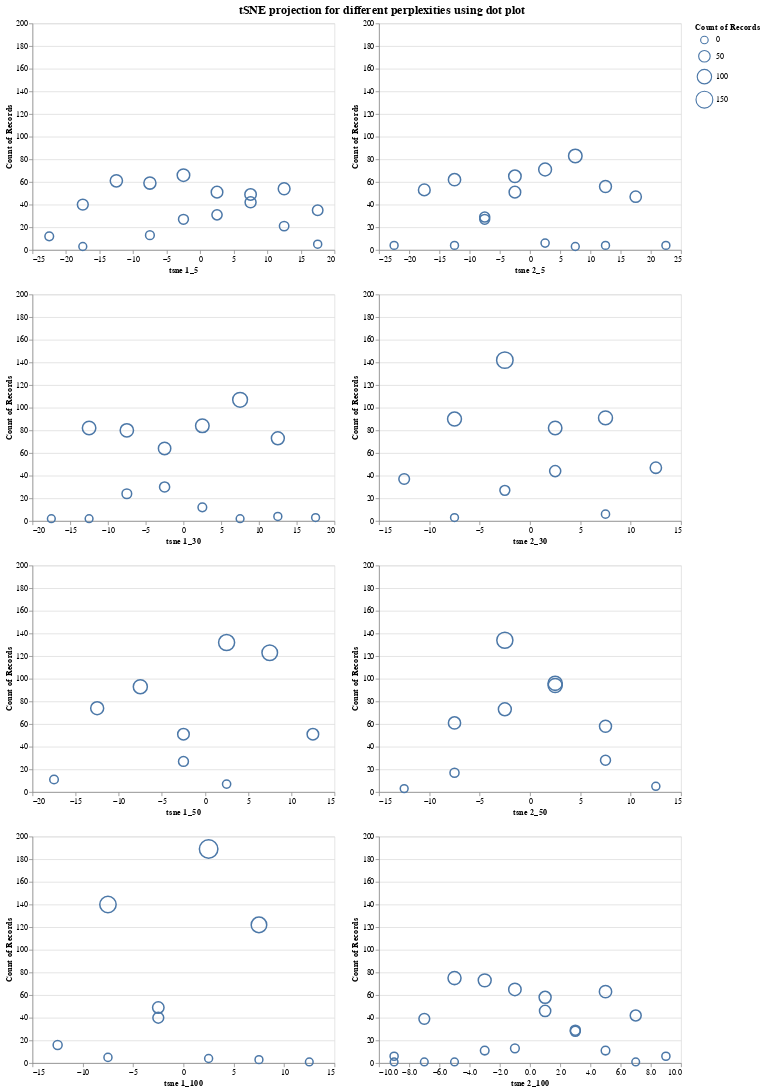

Write notebook code for a chart like this one.
### Markdown cell above
<font size="+3" color="grey"><b>1. One Dimension </b></font><br><a id="1"></a>
<a href="#top" class="btn-xs btn-danger" role="button" aria-pressed="true" style="color:white" data-toggle="popover">Go back to the TOP</a>

<font size="+2" color="grey"><b>1.1 Dot plot  </b></font><br><a id="1.1"></a>
<a href="#top" class="btn-xs btn-danger" role="button" aria-pressed="true" style="color:white" data-toggle="popover">Go back to the TOP</a>

From the taxanomy, plotting Dot plot
- Dimension: D = 1
- Data abstraction: one numeric variable
- Encoding: position (x-axis), points, size
- Interaction: tooltip
- Layout: Juxtaposition (vertical and horizontal concatenation)

### Code cell
base = alt.Chart(tsne_para).encode()

pca_scatter_bin_5 = base.mark_point().encode(
    x=alt.X('tsne1_5:Q', bin=True, title="tsne 1_5"),
    y=alt.Y('count():Q', scale=alt.Scale(domain=[0, 200])),
    size='count()',
    tooltip=['diagnosis', 'count()'],
    #opacity=alt.condition(selection, alt.value(1), alt.value(0.2))
)

pca_scatter_bin2_5 = base.mark_point().encode(
    x=alt.X('tsne2_5:Q', bin=True, title="tsne 2_5"),
    y=alt.Y('count():Q', scale=alt.Scale(domain=[0, 200])),
    size='count()',
    tooltip=['diagnosis', 'count()'],
    #opacity=alt.condition(selection, alt.value(1), alt.value(0.2))
)

pca_scatter_bin_30 = base.mark_point().encode(
    x=alt.X('tsne1_30:Q', bin=True, title="tsne 1_30"),
    y=alt.Y('count():Q', scale=alt.Scale(domain=[0, 200])),
    size='count()',
    tooltip=['diagnosis', 'count()'],
    #opacity=alt.condition(selection, alt.value(1), alt.value(0.2))
)

pca_scatter_bin2_30 = base.mark_point().encode(
    x=alt.X('tsne2_30:Q', bin=True, title="tsne 2_30"),
    y=alt.Y('count():Q', scale=alt.Scale(domain=[0, 200])),
    size=alt.Size('count()', scale=alt.Scale(range=[100, 600])),
    tooltip=['diagnosis', 'count()'],
    #opacity=alt.condition(selection, alt.value(1), alt.value(0.2))
)

pca_scatter_bin_50 = base.mark_point().encode(
    x=alt.X('tsne1_50:Q', bin=True, title="tsne 1_50"),
    y=alt.Y('count():Q', scale=alt.Scale(domain=[0, 200])),
    size='count()',
    tooltip=['diagnosis', 'count()'],
    #opacity=alt.condition(selection, alt.value(1), alt.value(0.2))
)

pca_scatter_bin2_50 = base.mark_point().encode(
    x=alt.X('tsne2_50:Q', bin=True, title="tsne 2_50"),
    y=alt.Y('count():Q', scale=alt.Scale(domain=[0, 200])),
    size=alt.Size('count()', scale=alt.Scale(range=[100, 600])),
    tooltip=['diagnosis', 'count()'],
    #opacity=alt.condition(selection, alt.value(1), alt.value(0.2))
)

pca_scatter_bin_100 = base.mark_point().encode(
    x=alt.X('tsne1_100:Q', bin=True, title="tsne 1_100"),
    y=alt.Y('count():Q', scale=alt.Scale(domain=[0, 200])),
    size='count()',
    tooltip=['diagnosis', 'count()'],
    #opacity=alt.condition(selection, alt.value(1), alt.value(0.2))
)

pca_scatter_bin2_100 = base.mark_point().encode(
    x=alt.X('tsne2_100:Q', bin=True, title="tsne 2_100"),
    y=alt.Y('count():Q', scale=alt.Scale(domain=[0, 200])),
    size=alt.Size('count()', scale=alt.Scale(range=[100, 600])),
    tooltip=['diagnosis', 'count()'],
    #opacity=alt.condition(selection, alt.value(1), alt.value(0.2))
)

all_viz= (pca_scatter_bin_5 | pca_scatter_bin2_5) & (pca_scatter_bin_30 | pca_scatter_bin2_30) & (pca_scatter_bin_50 | pca_scatter_bin2_50) & (pca_scatter_bin_100 | pca_scatter_bin2_100)


all_viz.properties(
    title= 'tSNE projection for different perplexities using dot plot',
).configure_title(
    anchor= 'middle',
    fontSize=16  
)

### Figure 1 — Vega-Lite specification as saved in the notebook (floating-point values rounded to 4 significant figures; data arrays with more than 128 entries replaced by an {"elided": "..."} marker saying what was removed)
{"config": {"view": {"continuousWidth": 400, "continuousHeight": 300}, "title": {"anchor": "middle", "fontSize": 16}}, "vconcat": [{"hconcat": [{"mark": "point", "encoding": {"size": {"type": "quantitative", "aggregate": "count"}, "tooltip": [{"type": "nominal", "field": "diagnosis"}, {"type": "quantitative", "aggregate": "count"}], "x": {"type": "quantitative", "bin": true, "field": "tsne1_5", "title": "tsne 1_5"}, "y": {"type": "quantitative", "aggregate": "count", "scale": {"domain": [0, 200]}}}}, {"mark": "point", "encoding": {"size": {"type": "quantitative", "aggregate": "count"}, "tooltip": [{"type": "nominal", "field": "diagnosis"}, {"type": "quantitative", "aggregate": "count"}], "x": {"type": "quantitative", "bin": true, "field": "tsne2_5", "title": "tsne 2_5"}, "y": {"type": "quantitative", "aggregate": "count", "scale": {"domain": [0, 200]}}}}]}, {"hconcat": [{"mark": "point", "encoding": {"size": {"type": "quantitative", "aggregate": "count"}, "tooltip": [{"type": "nominal", "field": "diagnosis"}, {"type": "quantitative", "aggregate": "count"}], "x": {"type": "quantitative", "bin": true, "field": "tsne1_30", "title": "tsne 1_30"}, "y": {"type": "quantitative", "aggregate": "count", "scale": {"domain": [0, 200]}}}}, {"mark": "point", "encoding": {"size": {"type": "quantitative", "aggregate": "count", "scale": {"range": [100, 600]}}, "tooltip": [{"type": "nominal", "field": "diagnosis"}, {"type": "quantitative", "aggregate": "count"}], "x": {"type": "quantitative", "bin": true, "field": "tsne2_30", "title": "tsne 2_30"}, "y": {"type": "quantitative", "aggregate": "count", "scale": {"domain": [0, 200]}}}}]}, {"hconcat": [{"mark": "point", "encoding": {"size": {"type": "quantitative", "aggregate": "count"}, "tooltip": [{"type": "nominal", "field": "diagnosis"}, {"type": "quantitative", "aggregate": "count"}], "x": {"type": "quantitative", "bin": true, "field": "tsne1_50", "title": "tsne 1_50"}, "y": {"type": "quantitative", "aggregate": "count", "scale": {"domain": [0, 200]}}}}, {"mark": "point", "encoding": {"size": {"type": "quantitative", "aggregate": "count", "scale": {"range": [100, 600]}}, "tooltip": [{"type": "nominal", "field": "diagnosis"}, {"type": "quantitative", "aggregate": "count"}], "x": {"type": "quantitative", "bin": true, "field": "tsne2_50", "title": "tsne 2_50"}, "y": {"type": "quantitative", "aggregate": "count", "scale": {"domain": [0, 200]}}}}]}, {"hconcat": [{"mark": "point", "encoding": {"size": {"type": "quantitative", "aggregate": "count"}, "tooltip": [{"type": "nominal", "field": "diagnosis"}, {"type": "quantitative", "aggregate": "count"}], "x": {"type": "quantitative", "bin": true, "field": "tsne1_100", "title": "tsne 1_100"}, "y": {"type": "quantitative", "aggregate": "count", "scale": {"domain": [0, 200]}}}}, {"mark": "point", "encoding": {"size": {"type": "quantitative", "aggregate": "count", "scale": {"range": [100, 600]}}, "tooltip": [{"type": "nominal", "field": "diagnosis"}, {"type": "quantitative", "aggregate": "count"}], "x": {"type": "quantitative", "bin": true, "field": "tsne2_100", "title": "tsne 2_100"}, "y": {"type": "quantitative", "aggregate": "count", "scale": {"domain": [0, 200]}}}}]}], "data": {"name": "data-b687003e07fb13c305b5423d0fc22258"}, "title": "tSNE projection for different perplexities using dot plot", "$schema": "https://vega.github.io/schema/vega-lite/v4.8.1.json", "datasets": {"data-b687003e07fb13c305b5423d0fc22258": {"elided": "569 records"}}}
